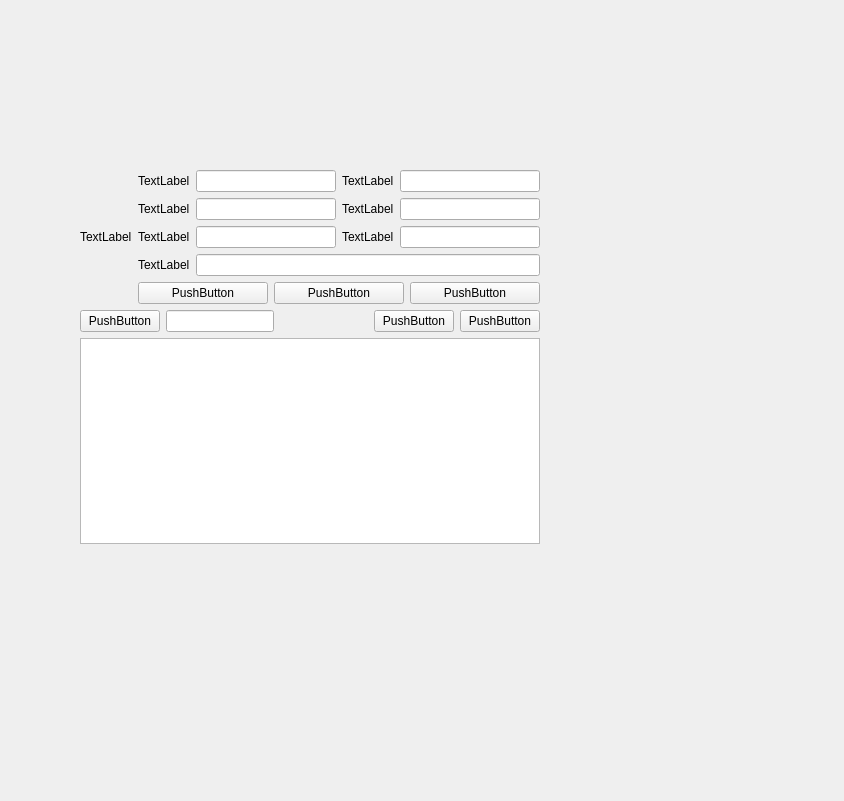
<?xml version="1.0" encoding="UTF-8"?>
<ui version="4.0">
 <class>Form</class>
 <widget class="QWidget" name="Form">
  <property name="geometry">
   <rect>
    <x>0</x>
    <y>0</y>
    <width>844</width>
    <height>801</height>
   </rect>
  </property>
  <property name="windowTitle">
   <string>Form</string>
  </property>
  <widget class="QWidget" name="">
   <property name="geometry">
    <rect>
     <x>80</x>
     <y>170</y>
     <width>460</width>
     <height>374</height>
    </rect>
   </property>
   <layout class="QVBoxLayout" name="verticalLayout_3">
    <item>
     <layout class="QHBoxLayout" name="horizontalLayout_7">
      <item>
       <widget class="QLabel" name="label_1">
        <property name="text">
         <string>TextLabel</string>
        </property>
       </widget>
      </item>
      <item>
       <layout class="QVBoxLayout" name="verticalLayout_2">
        <item>
         <layout class="QHBoxLayout" name="horizontalLayout">
          <item>
           <widget class="QLabel" name="label_2">
            <property name="text">
             <string>TextLabel</string>
            </property>
           </widget>
          </item>
          <item>
           <widget class="QLineEdit" name="lineEdit_1"/>
          </item>
          <item>
           <widget class="QLabel" name="label_3">
            <property name="text">
             <string>TextLabel</string>
            </property>
           </widget>
          </item>
          <item>
           <widget class="QLineEdit" name="lineEdit_2"/>
          </item>
         </layout>
        </item>
        <item>
         <layout class="QHBoxLayout" name="horizontalLayout_2">
          <item>
           <widget class="QLabel" name="label_4">
            <property name="text">
             <string>TextLabel</string>
            </property>
           </widget>
          </item>
          <item>
           <widget class="QLineEdit" name="lineEdit_3"/>
          </item>
          <item>
           <widget class="QLabel" name="label_5">
            <property name="text">
             <string>TextLabel</string>
            </property>
           </widget>
          </item>
          <item>
           <widget class="QLineEdit" name="lineEdit_4"/>
          </item>
         </layout>
        </item>
        <item>
         <layout class="QHBoxLayout" name="horizontalLayout_3">
          <item>
           <widget class="QLabel" name="label_6">
            <property name="text">
             <string>TextLabel</string>
            </property>
           </widget>
          </item>
          <item>
           <widget class="QLineEdit" name="lineEdit_5"/>
          </item>
          <item>
           <widget class="QLabel" name="label_7">
            <property name="text">
             <string>TextLabel</string>
            </property>
           </widget>
          </item>
          <item>
           <widget class="QLineEdit" name="lineEdit_6"/>
          </item>
         </layout>
        </item>
        <item>
         <layout class="QHBoxLayout" name="horizontalLayout_4">
          <item>
           <widget class="QLabel" name="label_8">
            <property name="text">
             <string>TextLabel</string>
            </property>
           </widget>
          </item>
          <item>
           <widget class="QLineEdit" name="lineEdit_7"/>
          </item>
         </layout>
        </item>
        <item>
         <layout class="QHBoxLayout" name="horizontalLayout_5">
          <item>
           <widget class="QPushButton" name="pushButton_1">
            <property name="text">
             <string>PushButton</string>
            </property>
           </widget>
          </item>
          <item>
           <widget class="QPushButton" name="pushButton_2">
            <property name="text">
             <string>PushButton</string>
            </property>
           </widget>
          </item>
          <item>
           <widget class="QPushButton" name="pushButton_3">
            <property name="text">
             <string>PushButton</string>
            </property>
           </widget>
          </item>
         </layout>
        </item>
       </layout>
      </item>
     </layout>
    </item>
    <item>
     <layout class="QVBoxLayout" name="verticalLayout">
      <item>
       <layout class="QHBoxLayout" name="horizontalLayout_6">
        <item>
         <widget class="QPushButton" name="pushButton_4">
          <property name="text">
           <string>PushButton</string>
          </property>
         </widget>
        </item>
        <item>
         <widget class="QLineEdit" name="lineEdit_8"/>
        </item>
        <item>
         <spacer name="horizontalSpacer">
          <property name="orientation">
           <enum>Qt::Horizontal</enum>
          </property>
          <property name="sizeHint" stdset="0">
           <size>
            <width>40</width>
            <height>20</height>
           </size>
          </property>
         </spacer>
        </item>
        <item>
         <widget class="QPushButton" name="pushButton_5">
          <property name="text">
           <string>PushButton</string>
          </property>
         </widget>
        </item>
        <item>
         <widget class="QPushButton" name="pushButton_6">
          <property name="text">
           <string>PushButton</string>
          </property>
         </widget>
        </item>
       </layout>
      </item>
      <item>
       <widget class="QTableView" name="tableView"/>
      </item>
     </layout>
    </item>
   </layout>
  </widget>
 </widget>
 <resources/>
 <connections/>
</ui>
